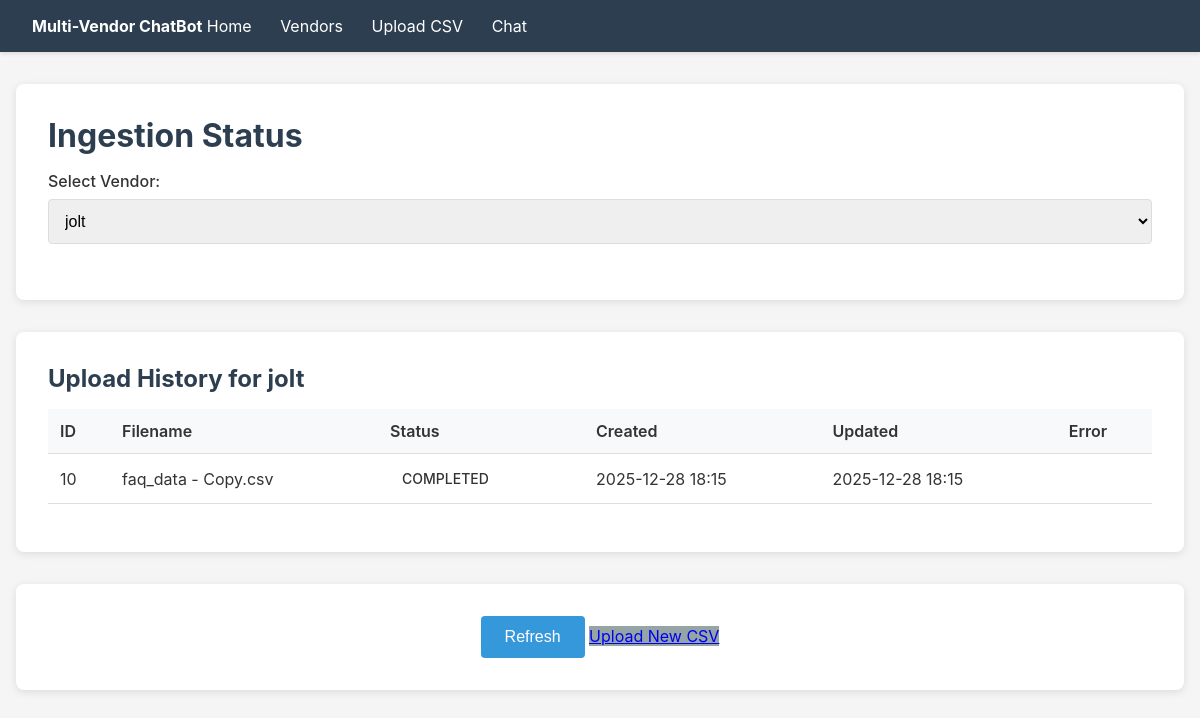
Screenshot of /ingestion/?vendor_id=2 with the database file from the repository.
### django_backend/vendor_faqs/models.py (models this page shows, shortened)
class Vendor(models.Model):
    name = models.CharField(max_length=200)
    slug = models.SlugField(max_length=200, unique=True)

class VendorCSVUpload(models.Model):
    STATUS_PENDING = 'pending'
    STATUS_PROCESSING = 'processing'
    STATUS_COMPLETED = 'completed'
    STATUS_FAILED = 'failed'
    STATUS_CHOICES = [
        (STATUS_PENDING, 'Pending'),
        (STATUS_PROCESSING, 'Processing'),
        (STATUS_COMPLETED, 'Completed'),
        (STATUS_FAILED, 'Failed'),
    ]
    vendor = models.ForeignKey(Vendor, on_delete=models.CASCADE, related_name='uploads')
    file = models.FileField(upload_to='vendor_uploads/%Y/%m/')
    filename = models.CharField(max_length=512, blank=True)
    status = models.CharField(max_length=32, choices=STATUS_CHOICES, default=STATUS_PENDING)
    created_at = models.DateTimeField(auto_now_add=True)
    updated_at = models.DateTimeField(auto_now=True)
    error_message = models.TextField(blank=True)

### django_backend/vendor_faqs/views.py (the view)
# urls.py: path('ingestion/', views.ingestion_status_view, name='ingestion_status_view'),
def ingestion_status_view(request):
    selected_vendor_id = request.GET.get('vendor_id')
    vendors = Vendor.objects.all()
    uploads = []
    selected_vendor = None
    if selected_vendor_id:
        selected_vendor = get_object_or_404(Vendor, pk=selected_vendor_id)
        uploads = selected_vendor.uploads.order_by('-created_at')
    return render(request, 'ingestion_status.html', {
        'vendors': vendors,
        'selected_vendor_id': int(selected_vendor_id) if selected_vendor_id else None,
        'selected_vendor': selected_vendor,
        'uploads': uploads,
    })

### django_backend/vendor_faqs/templates/ingestion_status.html (shortened to what this page needs)
{% extends "base.html" %}
{% block content %}
<div class="card">
    <h1>Ingestion Status</h1>
    <div class="form-group">
        <label for="vendor_id">Select Vendor:</label>
        <select id="vendor_id" onchange="selectVendor()">
            {% for vendor in vendors %}
                <option value="{{ vendor.id }}" {% if selected_vendor_id == vendor.id %}selected{% endif %}>
                    {{ vendor.name }}
                </option>
            {% endfor %}
        </select>
    </div>
</div>
{% if selected_vendor %}
<div class="card">
    <h2>Upload History for {{ selected_vendor.name }}</h2>
    {% if uploads %}
        <table>
            <thead>
                <tr>
                    <th>ID</th>
                    <th>Filename</th>
                    <th>Status</th>
                    <th>Created</th>
                    <th>Updated</th>
                    <th>Error</th>
                </tr>
            </thead>
            <tbody>
                {% for upload in uploads %}
                <tr>
                    <td>{{ upload.id }}</td>
                    <td>{{ upload.filename }}</td>
                    <td>
                        <span class="badge badge-{{ upload.status }}">{{ upload.status|upper }}</span>
                    </td>
                    <td>{{ upload.created_at|date:"Y-m-d H:i" }}</td>
                    <td>{{ upload.updated_at|date:"Y-m-d H:i" }}</td>
                    <td>
                    </td>
                </tr>
                {% endfor %}
            </tbody>
        </table>
    {% else %}
        <p>No uploads for this vendor yet. <a href="/upload/?vendor_id={{ selected_vendor.id }}">Upload a CSV</a></p>
    {% endif %}
</div>
<div class="card" style="text-align: center;">
    <button onclick="location.reload()">Refresh</button>
    <a href="/upload/?vendor_id={{ selected_vendor.id }}" class="btn-secondary">Upload New CSV</a>
</div>
{% else %}
<div class="card">
    <p>Select a vendor above to view ingestion status.</p>
</div>
{% endif %}
{% endblock %}

### django_backend/vendor_faqs/templates/base.html (style rules this page uses)
* { margin: 0; padding: 0; box-sizing: border-box; }
body { font-family: -apple-system, BlinkMacSystemFont, 'Segoe UI', Roboto, 'Helvetica Neue', Arial, sans-serif; background: #f5f5f5; color: #333; }
h1, h2 { margin-bottom: 1rem; color: #2c3e50; }
.card { background: white; border-radius: 8px; padding: 2rem; margin-bottom: 2rem; box-shadow: 0 2px 8px rgba(0,0,0,0.1); }
.form-group { margin-bottom: 1.5rem; }
label { display: block; margin-bottom: 0.5rem; font-weight: 500; }
input[type="text"], input[type="number"], input[type="file"], select { width: 100%; padding: 0.75rem; border: 1px solid #ddd; border-radius: 4px; font-size: 1rem; }
button { background: #3498db; color: white; padding: 0.75rem 1.5rem; border: none; border-radius: 4px; cursor: pointer; font-size: 1rem; }
.btn-secondary { background: #95a5a6; }
table { width: 100%; border-collapse: collapse; margin-bottom: 1rem; }
table th, table td { padding: 0.75rem; text-align: left; border-bottom: 1px solid #ddd; }
table th { background: #f8f9fa; font-weight: 600; }
.badge { display: inline-block; padding: 0.25rem 0.75rem; border-radius: 12px; font-size: 0.875rem; font-weight: 500; }

### rows the page displays
Vendor: name "jolt"
VendorCSVUpload: id "10", filename "faq_data - Copy.csv", status "COMPLETED", created_at "2025-12-28 18:15", updated_at "2025-12-28 18:15"

### other values shown
form field value "jolt"
